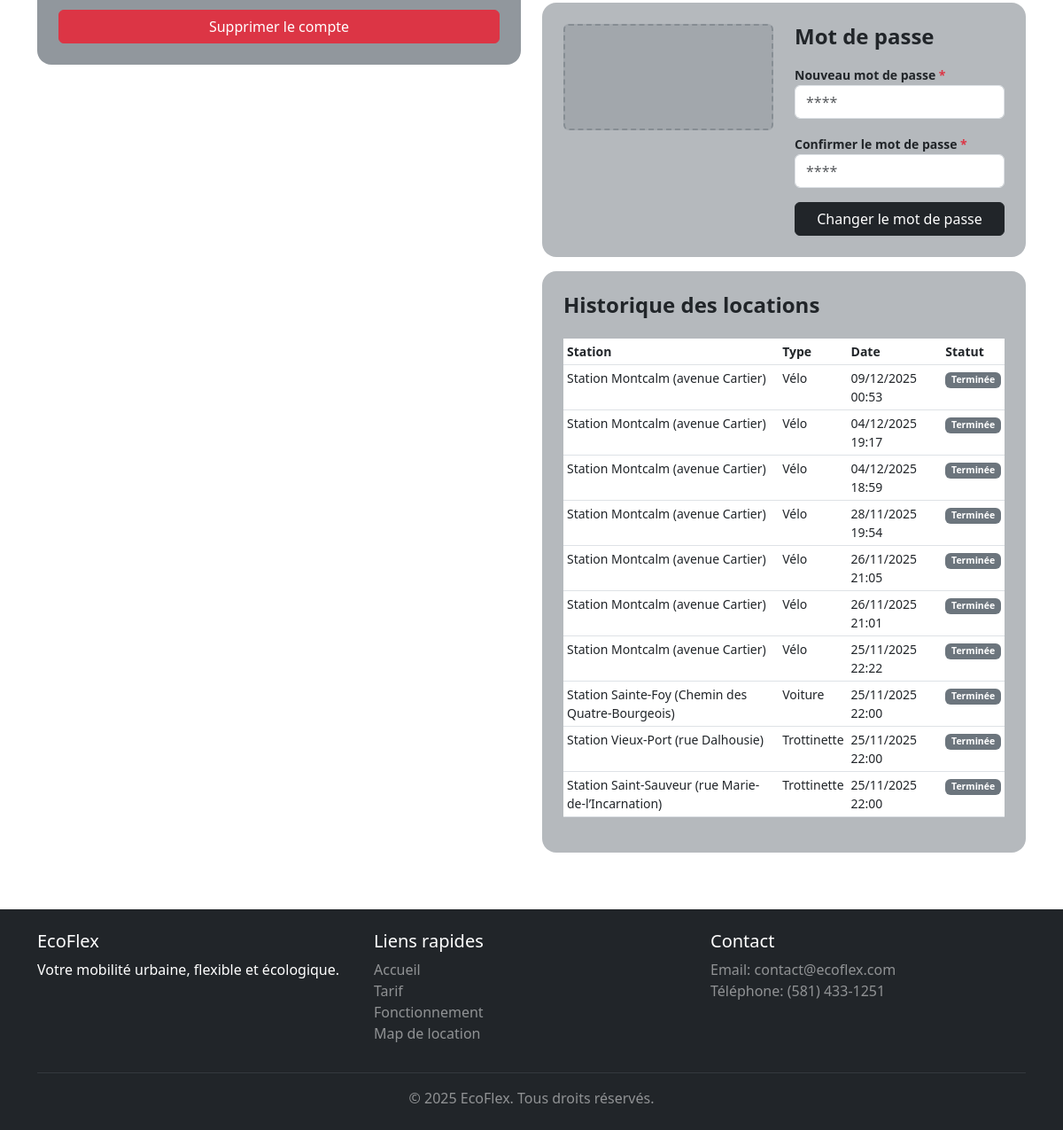
The app's page /profil/ (signed in, lower part), older data.
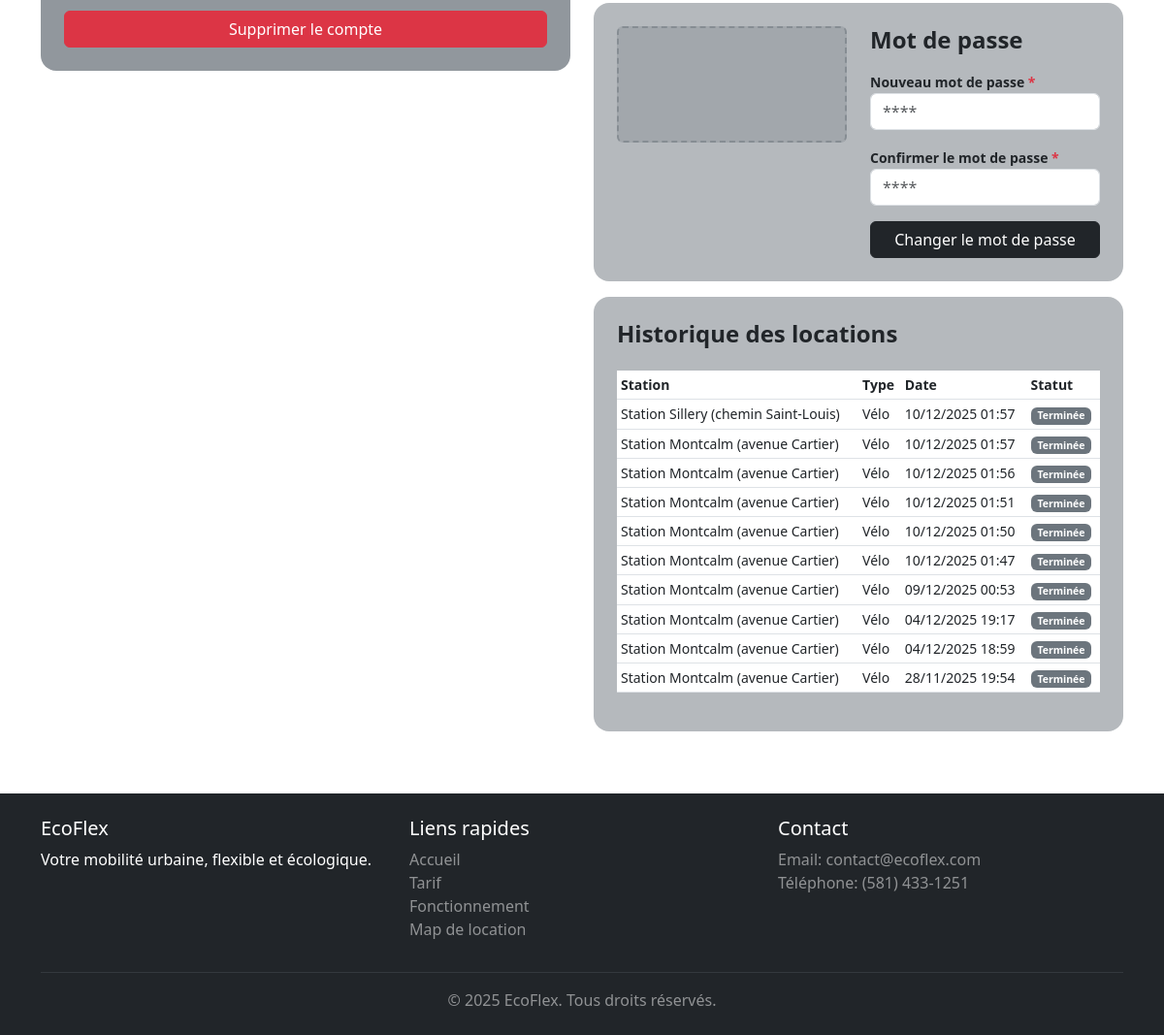
The same page, newer data.
### ecoflex/models.py (models this page shows, shortened)
class Location(models.Model):
    utilisateur = models.ForeignKey(settings.AUTH_USER_MODEL, on_delete=models.CASCADE, related_name='locations')
    station = models.ForeignKey(Station, on_delete=models.CASCADE, related_name='locations')
    date_location = models.DateTimeField(auto_now_add=True)
    date_retour = models.DateTimeField(null=True, blank=True)
    numero_permis_utilise = models.CharField(max_length=5)
    statut = models.CharField(
        max_length=20,
        choices=[
            ('en_cours', 'En cours'),
            ('terminee', 'Terminée'),
        ],
        default='en_cours'
    )
    class Meta:
        ordering = ['-date_location']
        verbose_name = 'Location'
        verbose_name_plural = 'Locations'

class Station(models.Model):
    TYPE_VEHICULE = [
        ("velo", "Vélo"),
        ("trottinette", "Trottinette"),
        ("voiture", "Voiture"),
    ]
    nom = models.CharField(max_length=100)
    latitude = models.FloatField()
    longitude = models.FloatField()
    type_vehicule = models.CharField(max_length=20, choices=TYPE_VEHICULE)
    capacite = models.PositiveIntegerField(default=0)
    actif = models.BooleanField(default=True)
    class Meta:
        verbose_name = "Station"
        verbose_name_plural = "Stations"

### ecoflex/views.py (the view)
# urls.py: path('profil/', views.profil, name='profil'),
def profil(request):
    if request.user.is_authenticated:
        dernieres_locations = Location.objects.filter(utilisateur=request.user).order_by('-date_location')[:10]
        now = timezone.now()
        return render(request, 'ecoflex/profil.html', {
            'dernieres_locations': dernieres_locations,
            'now': now
        })
    return render(request, 'ecoflex/profil.html')

### ecoflex/templates/ecoflex/profil.html (shortened to what this page needs)
{% extends 'base.html' %}
{% load static %}
{% block content %}
{% if user.is_authenticated %}
<div class="container my-4">
    <div class="row">
        <div class="col-md-6">
            <div class="bg-secondary bg-opacity-75 rounded-4 p-4">
                <button class="btn btn-danger w-100">Supprimer le compte</button>
            </div>
        </div>
        <div class="col-md-6">
            <div class="bg-secondary bg-opacity-50 rounded-4 p-4 mb-3">
                <div class="row">
                    <div class="col-6">
                        <div class="bg-secondary bg-opacity-25 border border-2 border-secondary border-opacity-50 rounded"
                            style="height: 120px; border-style: dashed !important;"></div>
                    </div>
                    <div class="col-6">
                        <h3 class="h4 fw-bold mb-3">Mot de passe</h3>
                        <div class="mb-3">
                            <label class="fw-semibold small">Nouveau mot de passe <span
                                    class="text-danger">*</span></label>
                            <input type="password" class="form-control" placeholder="****">
                        </div>
                        <div class="mb-3">
                            <label class="fw-semibold small">Confirmer le mot de passe <span
                                    class="text-danger">*</span></label>
                            <input type="password" class="form-control" placeholder="****">
                        </div>
                        <button class="btn btn-dark w-100">Changer le mot de passe</button>
                    </div>
                </div>
            </div>
            {% if not user.is_staff %}
            <div class="bg-secondary bg-opacity-50 rounded-4 p-4 mb-3">
                <h2 class="h4 fw-bold mb-4">Historique des locations</h2>
                {% if dernieres_locations %}
                    <div class="table-responsive">
                        <table class="table table-sm">
                            <thead>
                                <tr>
                                    <th class="small">Station</th>
                                    <th class="small">Type</th>
                                    <th class="small">Date</th>
                                    <th class="small">Statut</th>
                                </tr>
                            </thead>
                            <tbody>
                                {% for location in dernieres_locations %}
                                <tr>
                                    <td class="small">{{ location.station.nom }}</td>
                                    <td class="small">{{ location.station.get_type_vehicule_display }}</td>
                                    <td class="small">{{ location.date_location|date:"d/m/Y H:i" }}</td>
                                    <td class="small">
                                        {% if location.statut == 'en_cours' %}
                                            <span class="badge bg-success">En cours</span>
                                        {% else %}
                                            <span class="badge bg-secondary">Terminée</span>
                                        {% endif %}
                                    </td>
                                </tr>
                                {% endfor %}
                            </tbody>
                        </table>
                    </div>
                {% else %}
                    <p class="small text-muted text-center py-3">Aucune location enregistrée</p>
                {% endif %}
            </div>
            {% endif %}
        </div>
    </div>
</div>
{% endif %}
{% endblock %}

### ecoflex/templates/base.html (shortened to what this page needs)
{% load static %}
<!DOCTYPE html>
<html lang="fr">
<head>
    <link href="https://cdn.jsdelivr.net/npm/bootstrap@5.3.0/dist/css/bootstrap.min.css" rel="stylesheet">
</head>
<body>
    <main class="py-4">
        {% block content %}
        {% endblock %}
    </main>
    <footer class=" bg-dark text-white py-4 ">
        <div class="container">
            <div class="row">
                <div class="col-md-4">
                    <h5>EcoFlex</h5>
                    <p>Votre mobilité urbaine, flexible et écologique.</p>
                </div>
                <div class="col-md-4">
                    <h5>Liens rapides</h5>
                    <ul class="list-unstyled">
                        <li><a href="{% url 'accueil' %}" class="text-white-50 text-decoration-none">Accueil</a></li>
                        <li><a href="{% url 'tarif' %}" class="text-white-50 text-decoration-none">Tarif</a></li>
                        <li><a href="{% url 'fonctionnement' %}"
                                class="text-white-50 text-decoration-none">Fonctionnement</a></li>
                        <li><a href="{% url 'map_location' %}" class="text-white-50 text-decoration-none">Map de
                                location</a></li>
                    </ul>
                </div>
                <div class="col-md-4">
                    <h5>Contact</h5>
                    <p class="text-white-50">
                        Email: contact@ecoflex.com<br>
                        Téléphone: (581) 433-1251
                    </p>
                </div>
            </div>
            <hr class="my-3 border-secondary">
            <div class="text-center">
                <p class="mb-0 text-white-50">&copy; 2025 EcoFlex. Tous droits réservés.</p>
            </div>
        </div>
    </footer>
</body>
</html>

### ecoflex/templates/base.html (style rules this page uses)
html, body { height: 100%; }
body { display: flex; flex-direction: column; }
main { flex: 1 0 auto; display: flex; justify-content: center; align-items: center; }
footer { flex-shrink: 0; }

Row changes from the older to the newer data that the page shows:
removed Location: station.nom "Station Montcalm (avenue Cartier)", station.type_vehicule "Vélo", date_location "26/11/2025 21:05", statut "Terminée"
removed Location: station.nom "Station Montcalm (avenue Cartier)", station.type_vehicule "Vélo", date_location "26/11/2025 21:01", statut "Terminée"
removed Location: station.nom "Station Montcalm (avenue Cartier)", station.type_vehicule "Vélo", date_location "25/11/2025 22:22", statut "Terminée"
removed Location: station.nom "Station Sainte-Foy (Chemin des Quatre-Bourgeois)", station.type_vehicule "Voiture", date_location "25/11/2025 22:00", statut "Terminée"
removed Location: station.nom "Station Vieux-Port (rue Dalhousie)", station.type_vehicule "Trottinette", date_location "25/11/2025 22:00", statut "Terminée"
removed Location: station.nom "Station Saint-Sauveur (rue Marie-de-l’Incarnation)", station.type_vehicule "Trottinette", date_location "25/11/2025 22:00", statut "Terminée"
added Location: station.nom "Station Sillery (chemin Saint-Louis)", station.type_vehicule "Vélo", date_location "10/12/2025 01:57", statut "Terminée"
added Location: station.nom "Station Montcalm (avenue Cartier)", station.type_vehicule "Vélo", date_location "10/12/2025 01:57", statut "Terminée"
added Location: station.nom "Station Montcalm (avenue Cartier)", station.type_vehicule "Vélo", date_location "10/12/2025 01:56", statut "Terminée"
added Location: station.nom "Station Montcalm (avenue Cartier)", station.type_vehicule "Vélo", date_location "10/12/2025 01:51", statut "Terminée"
added Location: station.nom "Station Montcalm (avenue Cartier)", station.type_vehicule "Vélo", date_location "10/12/2025 01:50", statut "Terminée"
added Location: station.nom "Station Montcalm (avenue Cartier)", station.type_vehicule "Vélo", date_location "10/12/2025 01:47", statut "Terminée"
